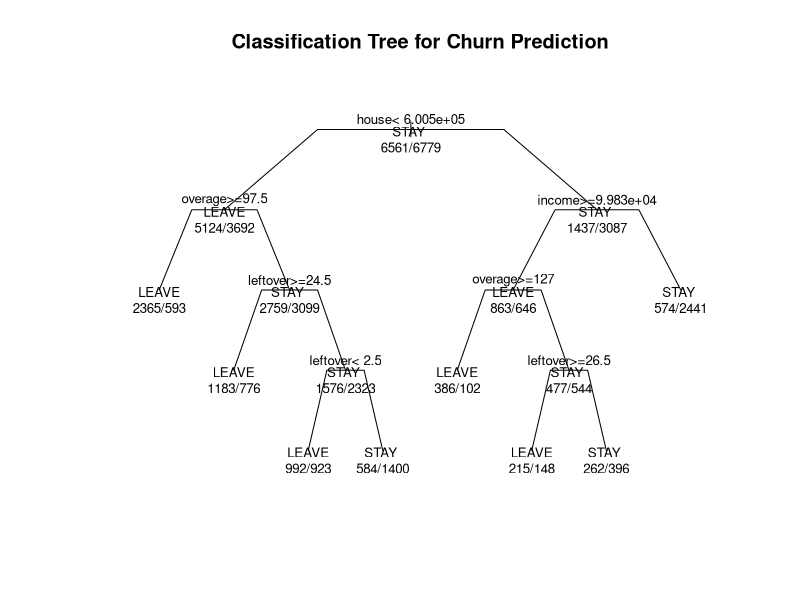

Source code (R):
# Homework 5

setwd()
churn <- read.csv('DSBchurn.CSV')
str(churn)

# Fix the order of levels of factors
churn$college <- factor(churn$college, levels = c("zero", "one"))
churn$rep_sat <- factor(churn$rep_sat, levels = c("very_unsat", "unsat", "avg", "sat", "very_sat"))
churn$rep_usage <- factor(churn$rep_usage, levels = c("very_little", "little", "avg", "high", "very_high"))
churn$rep_change <- factor(churn$rep_change, levels = c("never_thought", "no", "considering", "perhaps", "actively_looking_into_it"))
colnames(churn)[12] <- "leave" 

# Save the data frame as DSBchurn.Rda
save(churn, file='DSBchurn.Rda')

# Create randomly sampled training and test data sets with
# about 66.7% and 33.3% of the observations.
set.seed(3478)
train = sample(1:nrow(churn), nrow(churn)*0.667)
churn.train = churn[train,]
churn.test = churn[-train,]

# Grow a tree
library(rpart)
library(caret)

fit = rpart(leave ~ .,
            data = churn.train,
            method = "class",
            control=rpart.control(xval=0, minsplit=100))
fit

# Explain rows numbered 1, 10, and 3.
# No.1 is the root node, means no split happen here. The total observation is 13340, 6525 leave and 6815 stay. Stay is the majority here. 
# No.10 is a node with leftover>=24.5. This node comes after house <604440.5 and then overage <97.5. The total observation is 1995 out of 5910, 1221 leave and 774 stay. Leave is the majority. 
# No.3 is a node with house>=604440.5. This node is the first split from root, since house at cutoff value 604440.5 is the feature with best gain. The total observation is 4461 out of 13340, 1379 leave and 3082 stay. Stay is the majority.

# Plot and label the tree
plot(fit, uniform=TRUE, 
     branch=0.5,
     compress=F,
     main="Classification Tree for Churn Prediction", 
     margin=0.1)
text(fit, use.n=TRUE, # show numbers for each class
     all=TRUE, # show data for internal nodes as well
     fancy=F, # draw ovals and boxes
     pretty=T, # , # show split details
     cex=0.8) # compress fonts to 60%) 

# Confusion matrix for the test data set
churn.pred = predict(fit, churn.test, type="class")
churn.actual = churn.test$leave
confusion.matrix = table(churn.pred, churn.actual)
confusion.matrix

confusionMatrix(confusion.matrix, positive='STAY')
# Accuracy: 0.6889
# Hold-out Error rate: 1-0.6889=0.3111
# False Positive Rate: 877/3327=0.2636
# False Negative Rate: 1195/3333=0.3585
# Recall/Sensitivity: 0.6415
# Specificity: 0.7364
# Precision/Pos Pred Value: 0.7091

